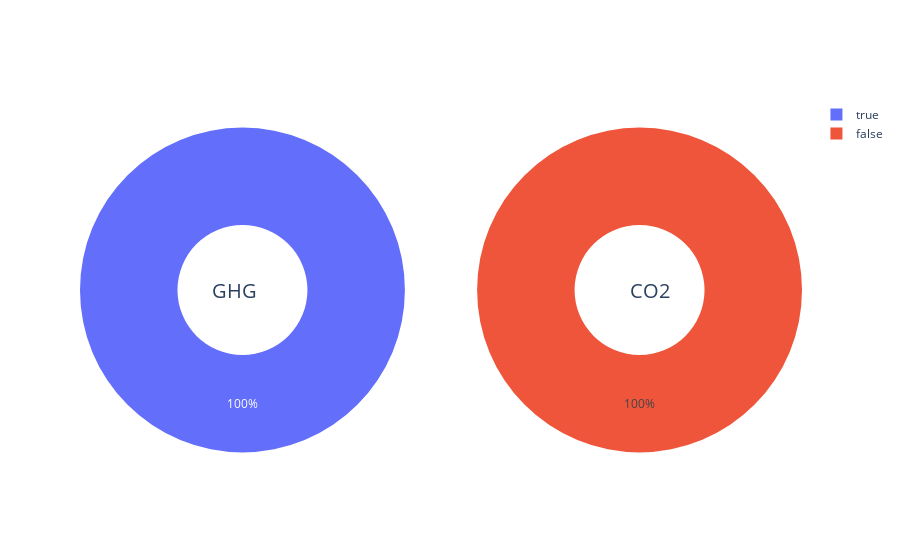

Notebook source saved alongside this figure:
### Code cell
labels_L = L.order
labels_NL = NL.order


# Create subplots: use 'domain' type for Pie subplot
fig = make_subplots(rows=1, cols=2, specs=[[{'type':'domain'}, {'type':'domain'}]])
fig.add_trace(go.Pie(labels=labels_L, values=L.accuracy_group, name="GHG Emissions"),
              1, 1)
fig.add_trace(go.Pie(labels=labels_NL, values=NL.accuracy_group, name="CO2 Emissions"),
              1, 2)

# Use `hole` to create a donut-like pie chart
fig.update_traces(hole=.4, hoverinfo="label+percent+name")

fig.update_layout(
    #title_text="Global Emissions 1990-2011",
    # Add annotations in the center of the donut pies.
    annotations=[dict(text='GHG', x=0.18, y=0.5, font_size=20, showarrow=False),
                 dict(text='CO2', x=0.82, y=0.5, font_size=20, showarrow=False)])
fig.show()

### Figure 1 — Plotly figure (JSON) as saved in the notebook; plotly's stock layout.template omitted (floating-point values rounded to 4 significant figures; data arrays with more than 128 entries replaced by an {"elided": "..."} marker saying what was removed)
{"data": [{"domain": {"x": [0, 0.45], "y": [0, 1]}, "hole": 0.4, "hoverinfo": "label+percent+name", "labels": {"elided": "953 bool values"}, "name": "GHG Emissions", "type": "pie", "values": {"elided": "953 int values"}}, {"domain": {"x": [0.55, 1], "y": [0, 1]}, "hole": 0.4, "hoverinfo": "label+percent+name", "labels": {"elided": "953 bool values"}, "name": "CO2 Emissions", "type": "pie", "values": {"elided": "953 float values"}}], "layout": {"annotations": [{"font": {"size": 20}, "showarrow": false, "text": "GHG", "x": 0.18, "y": 0.5}, {"font": {"size": 20}, "showarrow": false, "text": "CO2", "x": 0.82, "y": 0.5}]}}
